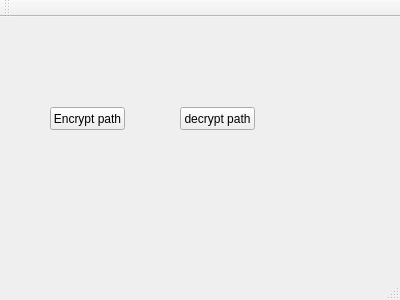
<?xml version="1.0" encoding="UTF-8"?>
<ui version="4.0">
 <class>MainWindow</class>
 <widget class="QMainWindow" name="MainWindow">
  <property name="geometry">
   <rect>
    <x>0</x>
    <y>0</y>
    <width>400</width>
    <height>300</height>
   </rect>
  </property>
  <property name="windowTitle">
   <string>MainWindow</string>
  </property>
  <widget class="QWidget" name="centralWidget">
   <widget class="QPushButton" name="Encrypthpath">
    <property name="geometry">
     <rect>
      <x>50</x>
      <y>90</y>
      <width>75</width>
      <height>23</height>
     </rect>
    </property>
    <property name="text">
     <string>Encrypt path</string>
    </property>
   </widget>
   <widget class="QPushButton" name="decryptpath">
    <property name="geometry">
     <rect>
      <x>180</x>
      <y>90</y>
      <width>75</width>
      <height>23</height>
     </rect>
    </property>
    <property name="text">
     <string>decrypt path</string>
    </property>
   </widget>
  </widget>
  <widget class="QMenuBar" name="menuBar">
   <property name="geometry">
    <rect>
     <x>0</x>
     <y>0</y>
     <width>400</width>
     <height>21</height>
    </rect>
   </property>
  </widget>
  <widget class="QToolBar" name="mainToolBar">
   <attribute name="toolBarArea">
    <enum>TopToolBarArea</enum>
   </attribute>
   <attribute name="toolBarBreak">
    <bool>false</bool>
   </attribute>
  </widget>
  <widget class="QStatusBar" name="statusBar"/>
 </widget>
 <layoutdefault spacing="6" margin="11"/>
 <resources/>
 <connections/>
</ui>
